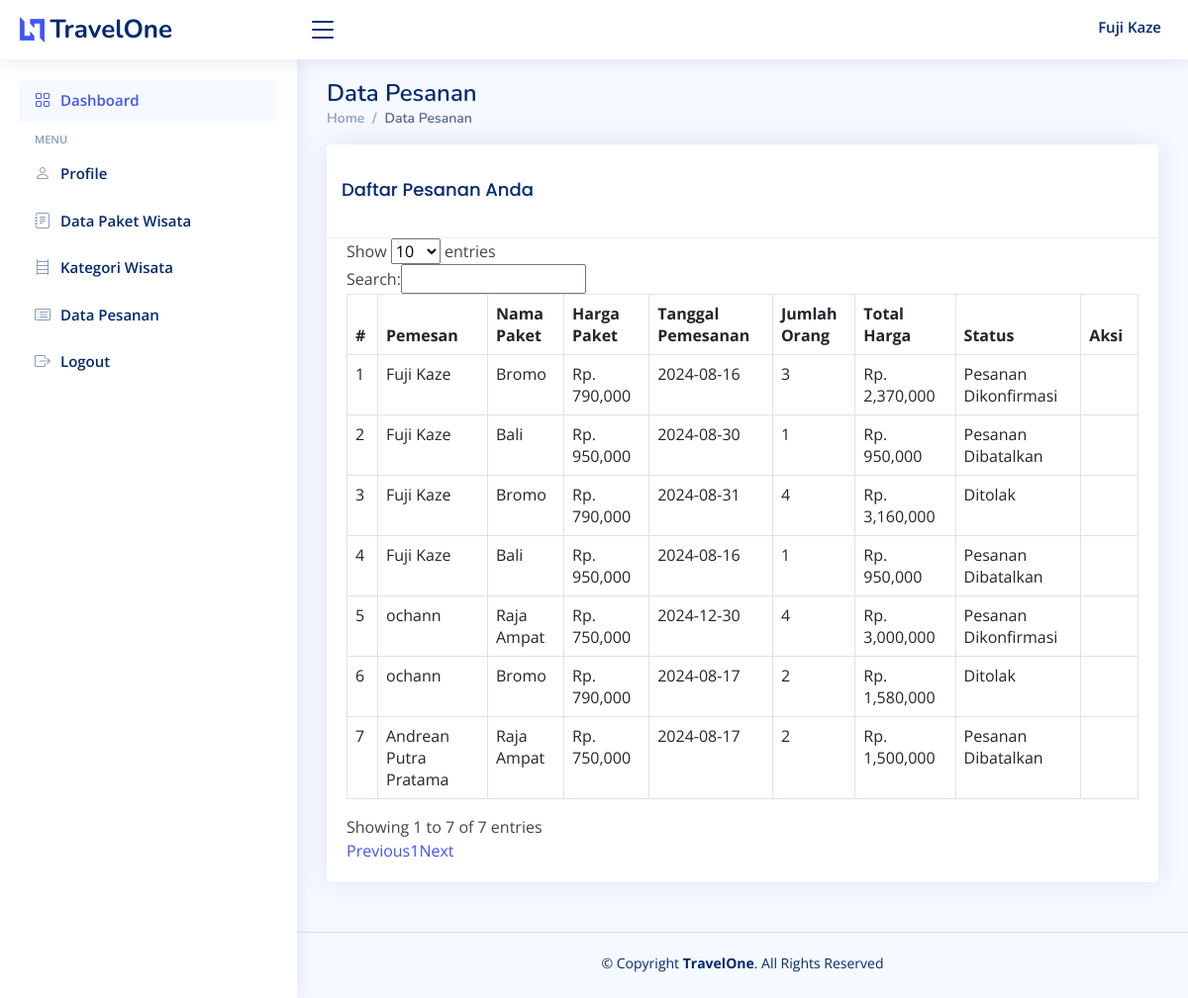
Page /admin/pesanan.php (signed in) on the earlier database version.
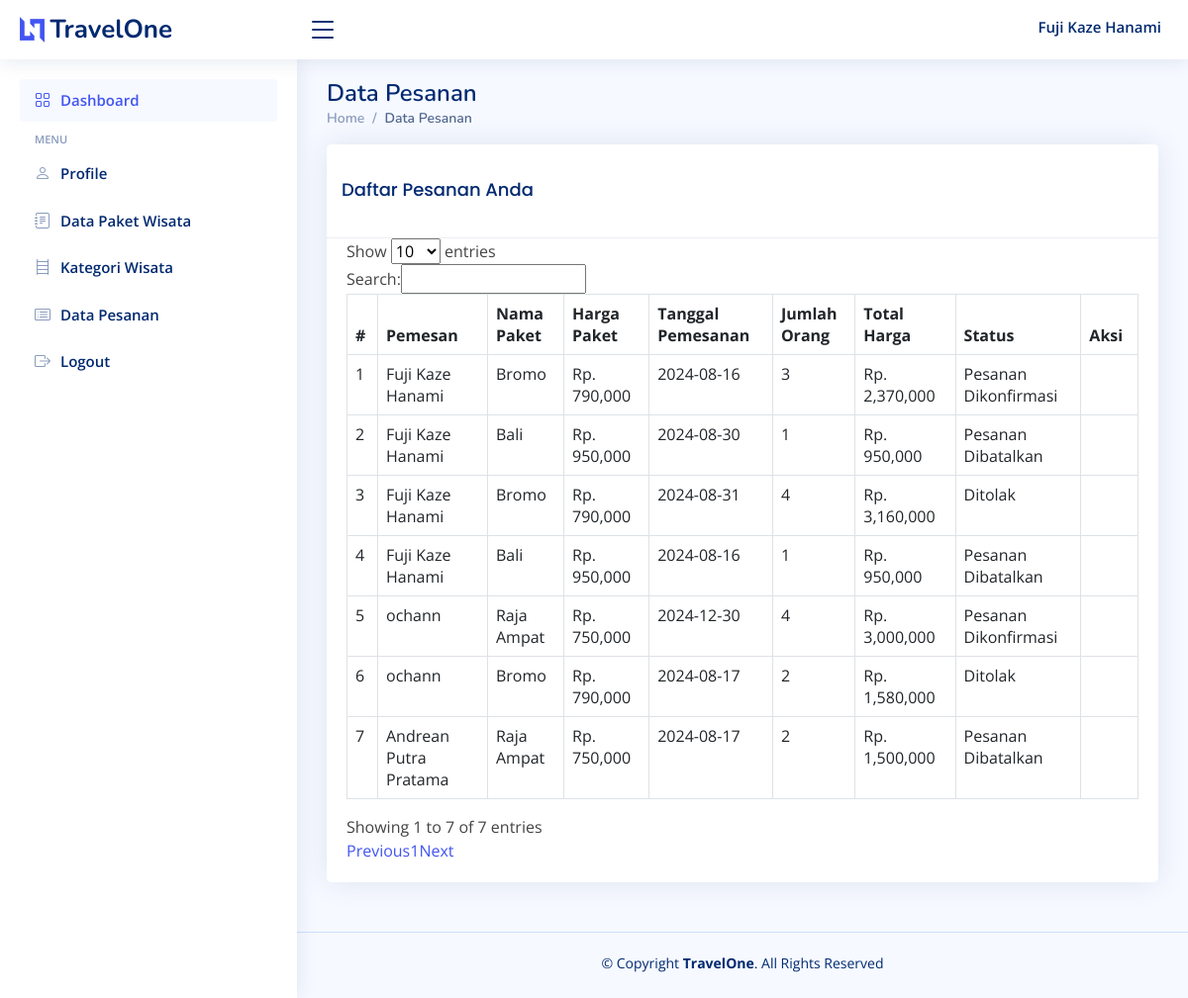
Same page on the later database version.
### tables this page shows
CREATE TABLE `users` (
  `user_id` int(5) NOT NULL,
  `nama_lengkap` varchar(30) NOT NULL,
  `email` varchar(30) NOT NULL,
  `password` varchar(15) NOT NULL,
  `telephone` varchar(13) DEFAULT NULL,
  `gender` enum('pria','wanita') DEFAULT NULL,
  `profile_picture` varchar(255) NOT NULL,
  `role` enum('user','admin') NOT NULL
);

CREATE TABLE `orders` (
  `order_id` int(11) NOT NULL,
  `user_id` int(5) NOT NULL,
  `package_id` int(11) NOT NULL,
  `booking_date` date NOT NULL,
  `num_people` int(11) NOT NULL,
  `total_price` decimal(10,2) NOT NULL,
  `status` enum('Pending','Confirmed','Cancelled','Unverified','Rejected') DEFAULT 'Pending',
  `proof_of_payment` varchar(255) DEFAULT NULL,
  `created_at` timestamp NOT NULL DEFAULT current_timestamp(),
  `updated_at` timestamp NOT NULL DEFAULT current_timestamp() ON UPDATE current_timestamp()
);

CREATE TABLE `tour_packages` (
  `package_id` int(11) NOT NULL,
  `package` varchar(30) NOT NULL,
  `picture` varchar(255) NOT NULL,
  `price` varchar(15) NOT NULL,
  `description` text NOT NULL,
  `category_id` int(11) NOT NULL
);

### admin/pesanan.php (the view, shortened to what this page needs)
<?php
include '../layout/header.php';
include '../layout/sidebar_admin.php';
?>
<!DOCTYPE html>
<html lang="en">
<head>
  <link href="../assets1/vendor/bootstrap/css/bootstrap.min.css" rel="stylesheet">
  <link href="../assets1/vendor/bootstrap-icons/bootstrap-icons.css" rel="stylesheet">
  <link href="../assets1/vendor/boxicons/css/boxicons.min.css" rel="stylesheet">
  <link href="../assets1/vendor/quill/quill.snow.css" rel="stylesheet">
  <link href="../assets1/vendor/quill/quill.bubble.css" rel="stylesheet">
  <link href="../assets1/vendor/remixicon/remixicon.css" rel="stylesheet">
  <link href="../assets1/vendor/simple-datatables/style.css" rel="stylesheet">
  <link href="../assets1/css/style.css" rel="stylesheet">
  <link rel="stylesheet" type="text/css" href="https://cdn.datatables.net/v/bs5/dt-1.11.3/datatables.min.css"/>
</head>
<body>
<main id="main" class="main">
        <div class="pagetitle">
            <h1>Data Pesanan</h1>
            <nav>
                <ol class="breadcrumb">
                    <li class="breadcrumb-item"><a href="index.php">Home</a></li>
                    <li class="breadcrumb-item active">Data Pesanan</li>
                </ol>
            </nav>
        </div>
        <div class="col-lg-12">
        <div class="card">
    <?php
        include '../connection.php';
        $query = "SELECT * FROM users INNER JOIN orders ON users.user_id = orders.user_id INNER JOIN tour_packages ON orders.package_id = tour_packages.package_id";
        $result = mysqli_query($koneksi, $query);
    ?>
    <div class="card-header">
        <h5 class="card-title">Daftar Pesanan Anda</h5>
    </div>
    <div class="card-body">
        <table class="table table-bordered" id="myTable">
            <thead>
                <tr>
                    <th>#</th>
                    <th>Pemesan</th>
                    <th>Nama Paket</th>
                    <th>Harga Paket</th>
                    <th>Tanggal Pemesanan</th>
                    <th>Jumlah Orang</th>
                    <th>Total Harga</th>
                    <th>Status</th>
                    <th>Aksi</th>
                </tr>
            </thead>
            <tbody>
                <?php
                $no = 1;
                while ($row = mysqli_fetch_array($result)) {
                ?>
                    <tr>
                        <td><?php echo $no++; ?></td>
                        <td><?php echo $row['nama_lengkap']; ?></td>
                        <td><?php echo $row['package']; ?></td>
                        <td>Rp. <?= number_format($row['price']); ?></td>
                        <td><?php echo $row['booking_date']; ?></td>
                        <td><?php echo $row['num_people']; ?></td>
                        <td>Rp. <?= number_format($row['total_price']); ?></td>
                        <td>
                        <?php
                            switch ($row['status']) {
                                case 'Confirmed':
                                    echo 'Pesanan Dikonfirmasi';
                                    break;
                                case 'Cancelled':
                                    echo 'Pesanan Dibatalkan';
                                    break;
                                case 'Rejected':
                                    echo 'Ditolak';
                                    break;
                            }
                            ?>
                        </td>
                        <td>
                        </td>
                    </tr>
                <?php } ?>
            </tbody>
        </table>
    </div>
</div>
            </div>
    </main>
    <?php
include '../layout/footer.php';
?>
</body>
</html>

### layout/header.php (shortened to what this page needs)
<?php
include '../connection.php';
$email = $_SESSION['email'];
$query = $koneksi->prepare("SELECT * FROM users WHERE email = ? LIMIT 1");
$query->bind_param("s", $email);
$query->execute();
$result = $query->get_result();
if ($result->num_rows > 0) {
    $user = $result->fetch_assoc();
} else {
    die("User tidak ditemukan.");
}
$nama_kolom = "nama_lengkap";
?>
<header id="header" class="header fixed-top d-flex align-items-center">
    <div class="d-flex align-items-center justify-content-between">
        <a href="index.php" class="logo d-flex align-items-center">
            <img src="../assets/img/logo.png" alt="">
            <span class="d-none d-lg-block">TravelOne</span>
        </a>
        <i class="bi bi-list toggle-sidebar-btn"></i>
    </div>
    <div class="container d-flex align-items-center justify-content-end">
        <ul class="sidebar-nav">
            <li class="nav-item">
                <a class="nav-link collapsed">
                    <span><?php echo htmlspecialchars($user[$nama_kolom]); ?></span>
                </a>
            </li>
        </ul>
    </div>
</header>

Differences in the rows shown:
changed users: nama_lengkap "Fuji Kaze" → "Fuji Kaze Hanami"
changed through a linked row, orders (number 1 of 7 on the later page): user.nama_lengkap "Fuji Kaze" → "Fuji Kaze Hanami"
changed through a linked row, orders (number 2 of 7 on the later page): user.nama_lengkap "Fuji Kaze" → "Fuji Kaze Hanami"
changed through a linked row, orders (number 3 of 7 on the later page): user.nama_lengkap "Fuji Kaze" → "Fuji Kaze Hanami"
changed through a linked row, orders (number 4 of 7 on the later page): user.nama_lengkap "Fuji Kaze" → "Fuji Kaze Hanami"
